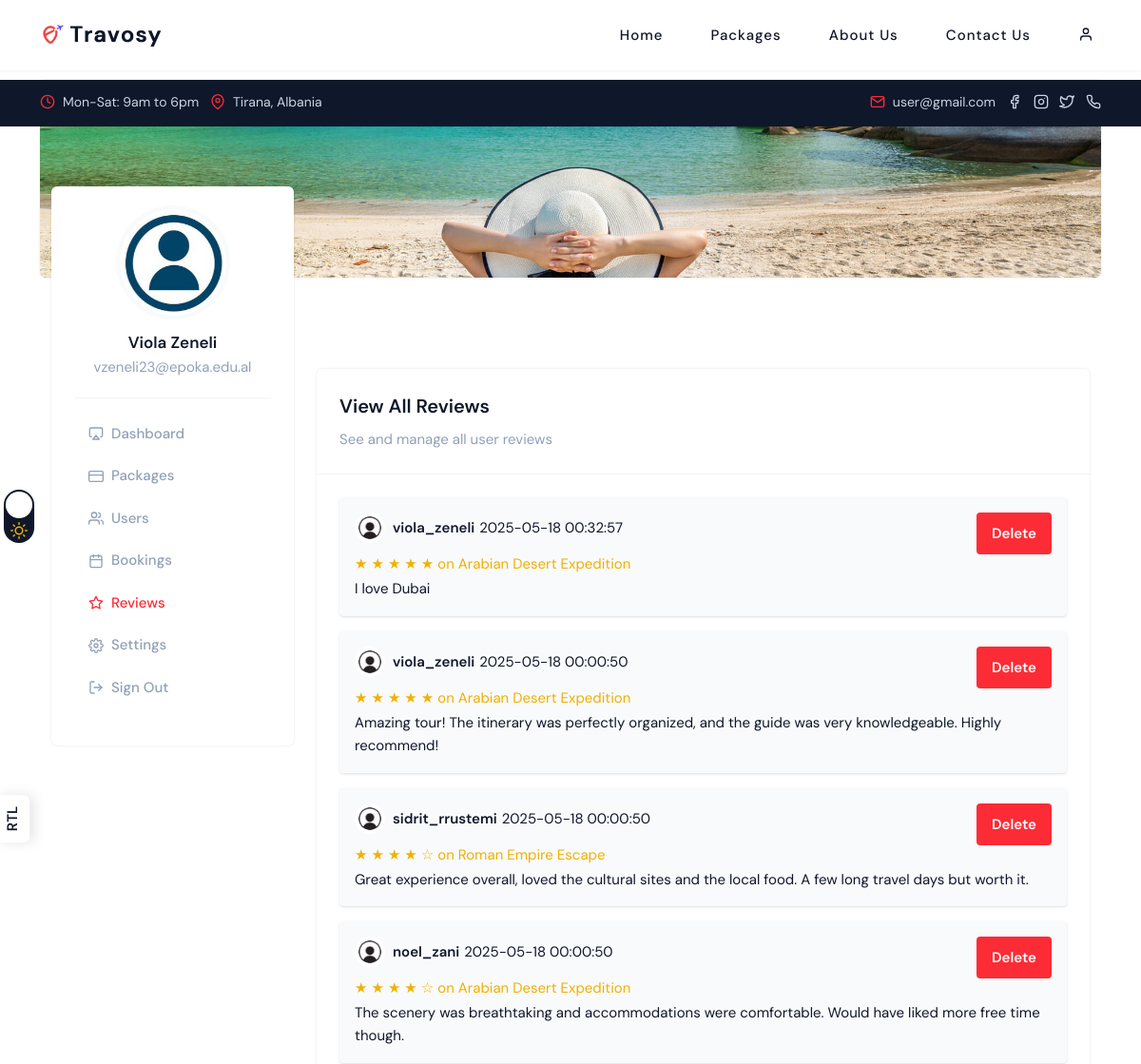
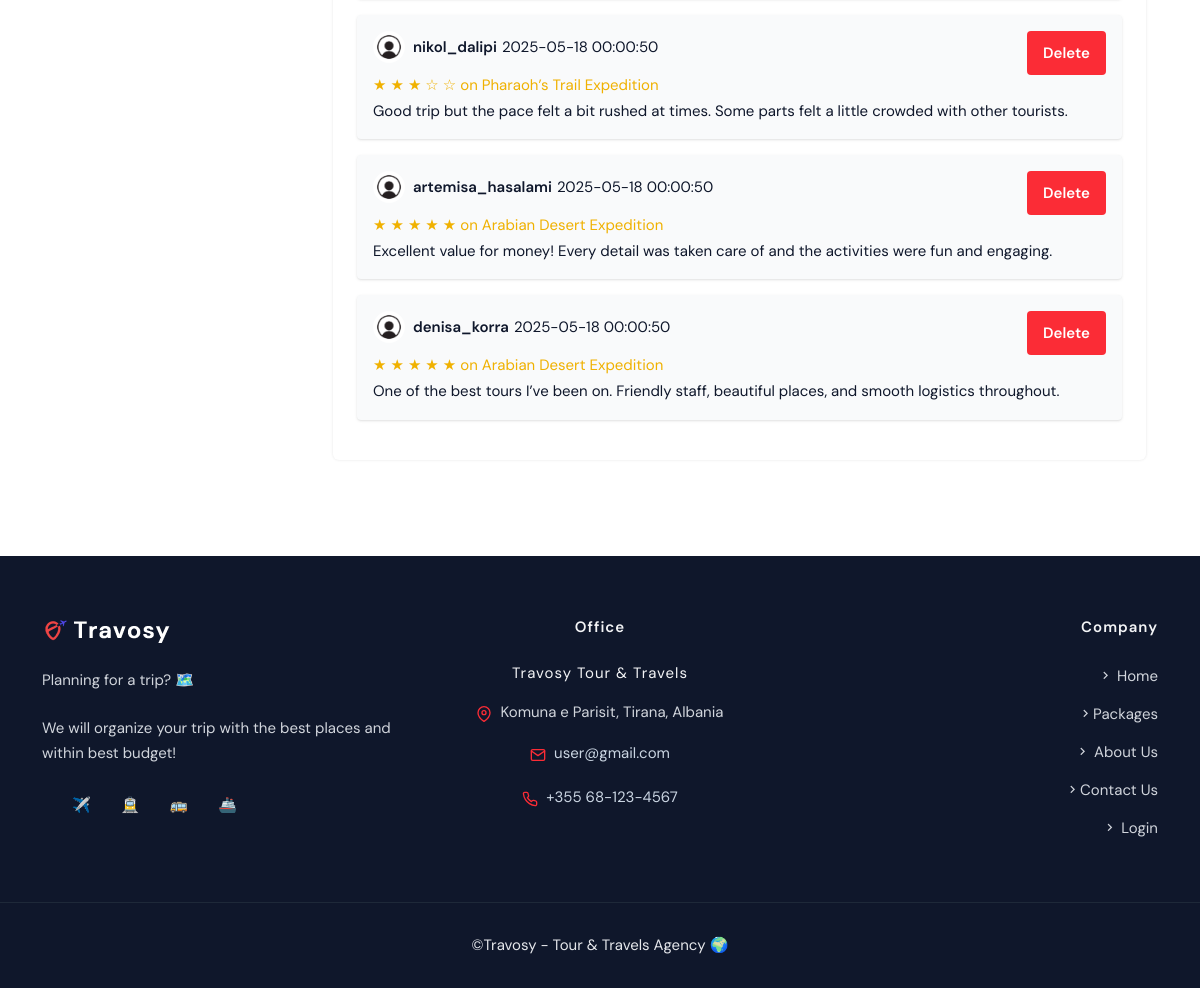
/admin/admin-reviews.php (signed in), run on the app's committed database (2 pictures, top to bottom).
### tables this page shows
CREATE TABLE `users` (
  `user_id` int(11) NOT NULL,
  `username` varchar(50) NOT NULL,
  `email` varchar(255) NOT NULL,
  `password_hash` varchar(255) NOT NULL,
  `first_name` varchar(100) NOT NULL,
  `last_name` varchar(100) NOT NULL,
  `birthday` date DEFAULT NULL,
  `passport_number` varchar(50) DEFAULT NULL,
  `gender` enum('male','female','other') DEFAULT NULL,
  `nationality` varchar(100) DEFAULT NULL,
  `phone` varchar(20) DEFAULT NULL,
  `role` enum('user','admin') NOT NULL DEFAULT 'user',
  `created_at` datetime NOT NULL DEFAULT current_timestamp(),
  `profile_pic` varchar(2083) DEFAULT '/images/client/default.jpg'
);

CREATE TABLE `reviews` (
  `review_id` int(11) NOT NULL,
  `user_id` int(11) NOT NULL,
  `package_id` int(11) NOT NULL,
  `rating` tinyint(4) NOT NULL CHECK (`rating` between 1 and 5),
  `comment` text DEFAULT NULL,
  `created_at` datetime NOT NULL DEFAULT current_timestamp()
);

CREATE TABLE `packages` (
  `package_id` int(11) NOT NULL,
  `departure_city` varchar(100) NOT NULL,
  `destination_city` varchar(100) NOT NULL,
  `name` varchar(150) NOT NULL,
  `description` text DEFAULT NULL,
  `transport_type` enum('bus','flight','train','ship','mixed') NOT NULL,
  `accommodation_type` enum('hotel','airbnb','resort') NOT NULL,
  `hotel_name` varchar(150) DEFAULT NULL,
  `num_nights` int(11) NOT NULL,
  `num_days` int(11) NOT NULL,
  `departure_date` date NOT NULL,
  `return_date` date NOT NULL,
  `base_price` decimal(10,2) NOT NULL,
  `includes_meals` tinyint(1) DEFAULT 0,
  `includes_tour_guide` tinyint(1) DEFAULT 0,
  `max_capacity` int(11) NOT NULL,
  `img1` varchar(2083) DEFAULT NULL,
  `img2` varchar(2083) DEFAULT NULL,
  `img3` varchar(2083) DEFAULT NULL,
  `img4` varchar(2083) DEFAULT NULL,
  `status` enum('active','inactive') DEFAULT 'active',
  `created_at` datetime NOT NULL DEFAULT current_timestamp()
);

### admin/admin-reviews.php (the view, shortened to what this page needs)
<?php
    $base_dir = __DIR__ . '/../';
    $static_url = '../assets';
    include '../db.php';
?>
<section class="relative lg:pb-24 pb-16 md:mt-[84px] mt-[70px]">
    <div class="container md:!px-3 !px-0 relative">
        <div class="relative overflow-hidden md:rounded-md shadow-sm dark:shadow-gray-800 h-52 bg-center bg-no-repeat bg-cover" style="background-image: url('<?php echo $static_url . '/images/bg/cta.jpg'; ?>');"></div>
    </div>
    <div class="container relative md:mt-24 mt-16">
        <div class="md:flex">
            <?php include 'admin-sidebar.php'; ?>
            <div class="lg:w-3/4 md:w-2/3 md:px-3 mt-6 md:mt-0">
                <div class="rounded-md shadow-sm dark:shadow-gray-800 bg-white dark:bg-slate-900">
                    <div class="p-6 border-b border-gray-100 dark:border-gray-700">
                        <h5 class="text-xl font-semibold">View All Reviews</h5>
                        <p class="text-slate-400 mt-2">See and manage all user reviews</p>
                    </div>
                    <div class="px-6 py-6">
                        <?php
                        if ($conn) {
                            $sql = "SELECT r.*, u.username, u.profile_pic, p.name AS package_name
                                    FROM reviews r
                                    JOIN users u ON r.user_id = u.user_id
                                    JOIN packages p ON r.package_id = p.package_id
                                    ORDER BY r.created_at DESC";
                            $result = $conn->query($sql);
                            if ($result && $result->num_rows > 0) {
                                while ($row = $result->fetch_assoc()) {
                                    $profile_pic = !empty($row['profile_pic']) ? htmlspecialchars($row['profile_pic']) : ('img/admin.jpg');
                                    ?>
                                    <div class="mb-4 p-4 bg-gray-50 dark:bg-slate-800 rounded shadow relative">
                                        <form method="post" style="position:absolute;top:1rem;right:1rem;z-index:10;" onsubmit="return confirm('Delete this review?');">
                                            <button type="submit" class="bg-red-500 hover:bg-red-600 text-white px-4 py-2 rounded text-base font-semibold">
                                                Delete
                                            </button>
                                        </form>
                                        <div class="flex items-center mb-2">
                                            <img src="<?php echo "../assets" . $profile_pic; ?>" class="w-8 h-8 rounded-full mr-2" alt="User">
                                            <span class="font-semibold" style="margin-right:5px;"><?php echo htmlspecialchars($row['username']); ?></span>
                                            <span class="ml-2 text-xs text-gray-400"><?php echo htmlspecialchars($row['created_at']); ?></span>
                                        </div>
                                        <div class="mb-1 text-yellow-500">
                                            <?php for ($i = 1; $i <= 5; $i++): ?>
                                                <span><?php echo $i <= $row['rating'] ? '★' : '☆'; ?></span>
                                            <?php endfor; ?>
                                            <span class="ml-2 text-xs text-gray-600">on <?php echo htmlspecialchars($row['package_name']); ?></span>
                                        </div>
                                        <p class="text-gray-700 dark:text-gray-300"><?php echo htmlspecialchars($row['comment']); ?></p>
                                    </div>
                                    <?php
                                }
                            }
                        } else {
                            echo "<div class='text-red-500'>Failed to connect to database.</div>";
                        }
                        ?>
                    </div>
                </div>
            </div>
        </div>
    </div>
</section>
<?php
include $base_dir . "Base/style/base-user.php";
?>

### admin/admin-sidebar.php (shortened to what this page needs)
<?php
include('../config.php');
$user_id = $_SESSION['user_id'];
$query = "SELECT first_name, last_name, email FROM users WHERE user_id = ?";
$stmt = $conn->prepare($query);
$stmt->bind_param("i", $user_id);
$stmt->execute();
$result = $stmt->get_result();
$user = $result->fetch_assoc();
$profile_image = 'img/admin.jpg';
?>
<div class="lg:w-1/4 md:w-1/3 md:px-3">
    <div class="relative md:-mt-48 -mt-32">
        <div class="p-6 rounded-md shadow-sm dark:shadow-gray-800 bg-white dark:bg-slate-900">
            <div class="profile-pic text-center mb-5">
                <div>
                    <div class="relative h-28 w-28 mx-auto">
                        <img src="<?php echo $profile_image; ?>" class="rounded-full shadow-sm dark:shadow-gray-800 ring-4 ring-slate-50 dark:ring-slate-800" id="profile-image" alt="Profile Image">
                    </div>
                    <div class="mt-4">
                        <h5 class="text-lg font-semibold"><?php echo $user['first_name'] . ' ' . $user['last_name']; ?></h5>
                        <p class="text-slate-400"><?php echo $user['email']; ?></p>
                    </div>
                </div>
            </div>
            <div class="border-t border-gray-100 dark:border-gray-700">
                <ul class="list-none sidebar-nav mb-0 pb-0" id="navmenu-nav">
                    <li class="navbar-item account-menu">
                        <a href="admin-dashboard.php" class="navbar-link text-slate-400 flex items-center py-2 rounded">
                            <span class="me-2 mb-0"><i data-feather="airplay" class="size-4"></i></span>
                            <h6 class="mb-0 font-medium">Dashboard</h6>
                        </a>
                    </li>
                    <li class="navbar-item account-menu">
                        <a href="admin-packages.php" class="navbar-link text-slate-400 flex items-center py-2 rounded">
                            <span class="me-2 mb-0"><i data-feather="credit-card" class="size-4"></i></span>
                            <h6 class="mb-0 font-medium">Packages</h6>
                        </a>
                    </li>
                    <li class="navbar-item account-menu">
                        <a href="admin-users.php" class="navbar-link text-slate-400 flex items-center py-2 rounded">
                            <span class="me-2 mb-0"><i data-feather="users" class="size-4"></i></span>
                            <h6 class="mb-0 font-medium">Users</h6>
                        </a>
                    </li>
                    <li class="navbar-item account-menu">
                        <a href="admin-viewBookings.php" class="navbar-link text-slate-400 flex items-center py-2 rounded">
                            <span class="me-2 mb-0"><i data-feather="calendar" class="size-4"></i></span>
                            <h6 class="mb-0 font-medium">Bookings</h6>
                        </a>
                    </li>
                    <li class="navbar-item account-menu">
                        <a href="admin-reviews.php" class="navbar-link text-slate-400 flex items-center py-2 rounded">
                            <span class="me-2 mb-0">
                                <i data-feather="star" class="size-4"></i>
                            </span>
                            <h6 class="mb-0 font-medium">Reviews</h6>
                        </a>
                    </li>
                    <li class="navbar-item account-menu">
                        <a href="admin-setting.php" class="navbar-link text-slate-400 flex items-center py-2 rounded">
                            <span class="me-2 mb-0"><i data-feather="settings" class="size-4"></i></span>
                            <h6 class="mb-0 font-medium">Settings</h6>
                        </a>
                    </li>
                    <li class="navbar-item account-menu">
                        <a href="#" onclick="showLogoutDialog()" class="navbar-link text-slate-400 flex items-center py-2 rounded" style="cursor: pointer;">
                            <span class="me-2 mb-0"><i data-feather="log-out" class="size-4"></i></span>
                            <h6 class="mb-0 font-medium">Sign Out</h6>
                        </a>
                    </li>
                </ul>
            </div>
        </div>
    </div>
</div>

### data on the page
users: first_name "Viola", last_name "Zeneli", email "vzeneli23@epoka.edu.al"
reviews: user.profile_pic (placeholder picture), user.username "viola_zeneli", created_at "2025-05-18 00:32:57", rating 5 (drawn), package.name "Arabian Desert Expedition", comment "I love Dubai"
reviews: user.profile_pic (placeholder picture), user.username "viola_zeneli", created_at "2025-05-18 00:00:50", rating 5 (drawn), package.name "Arabian Desert Expedition", comment "Amazing tour! The itinerary was perfectly organized, and the guide was very knowledgeable. Highly recommend!"
reviews: user.profile_pic (placeholder picture), user.username "sidrit_rrustemi", created_at "2025-05-18 00:00:50", rating 4 (drawn), package.name "Roman Empire Escape", comment "Great experience overall, loved the cultural sites and the local food. A few long travel days but worth it."
reviews: user.profile_pic (placeholder picture), user.username "noel_zani", created_at "2025-05-18 00:00:50", rating 4 (drawn), package.name "Arabian Desert Expedition", comment "The scenery was breathtaking and accommodations were comfortable. Would have liked more free time though."
reviews: user.profile_pic (placeholder picture), user.username "nikol_dalipi", created_at "2025-05-18 00:00:50", rating 3 (drawn), package.name "Pharaoh’s Trail Expedition", comment "Good trip but the pace felt a bit rushed at times. Some parts felt a little crowded with other tourists."
reviews: user.profile_pic (placeholder picture), user.username "artemisa_hasalami", created_at "2025-05-18 00:00:50", rating 5 (drawn), package.name "Arabian Desert Expedition", comment "Excellent value for money! Every detail was taken care of and the activities were fun and engaging."
reviews: user.profile_pic (placeholder picture), user.username "denisa_korra", created_at "2025-05-18 00:00:50", rating 5 (drawn), package.name "Arabian Desert Expedition", comment "One of the best tours I’ve been on. Friendly staff, beautiful places, and smooth logistics throughout."
